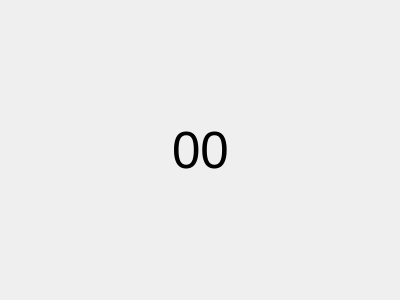
<?xml version="1.0" encoding="UTF-8"?>
<ui version="4.0">
 <class>PauseWidget</class>
 <widget class="QWidget" name="PauseWidget">
  <property name="geometry">
   <rect>
    <x>0</x>
    <y>0</y>
    <width>400</width>
    <height>300</height>
   </rect>
  </property>
  <property name="windowTitle">
   <string>Form</string>
  </property>
  <layout class="QGridLayout" name="gridLayout">
   <item row="0" column="0">
    <spacer name="horizontalSpacer_2">
     <property name="orientation">
      <enum>Qt::Horizontal</enum>
     </property>
     <property name="sizeHint" stdset="0">
      <size>
       <width>154</width>
       <height>20</height>
      </size>
     </property>
    </spacer>
   </item>
   <item row="0" column="1">
    <widget class="QLabel" name="label">
     <property name="font">
      <font>
       <pointsize>38</pointsize>
      </font>
     </property>
     <property name="text">
      <string>00</string>
     </property>
    </widget>
   </item>
   <item row="0" column="2">
    <spacer name="horizontalSpacer">
     <property name="orientation">
      <enum>Qt::Horizontal</enum>
     </property>
     <property name="sizeHint" stdset="0">
      <size>
       <width>154</width>
       <height>20</height>
      </size>
     </property>
    </spacer>
   </item>
  </layout>
 </widget>
 <resources/>
 <connections/>
</ui>
